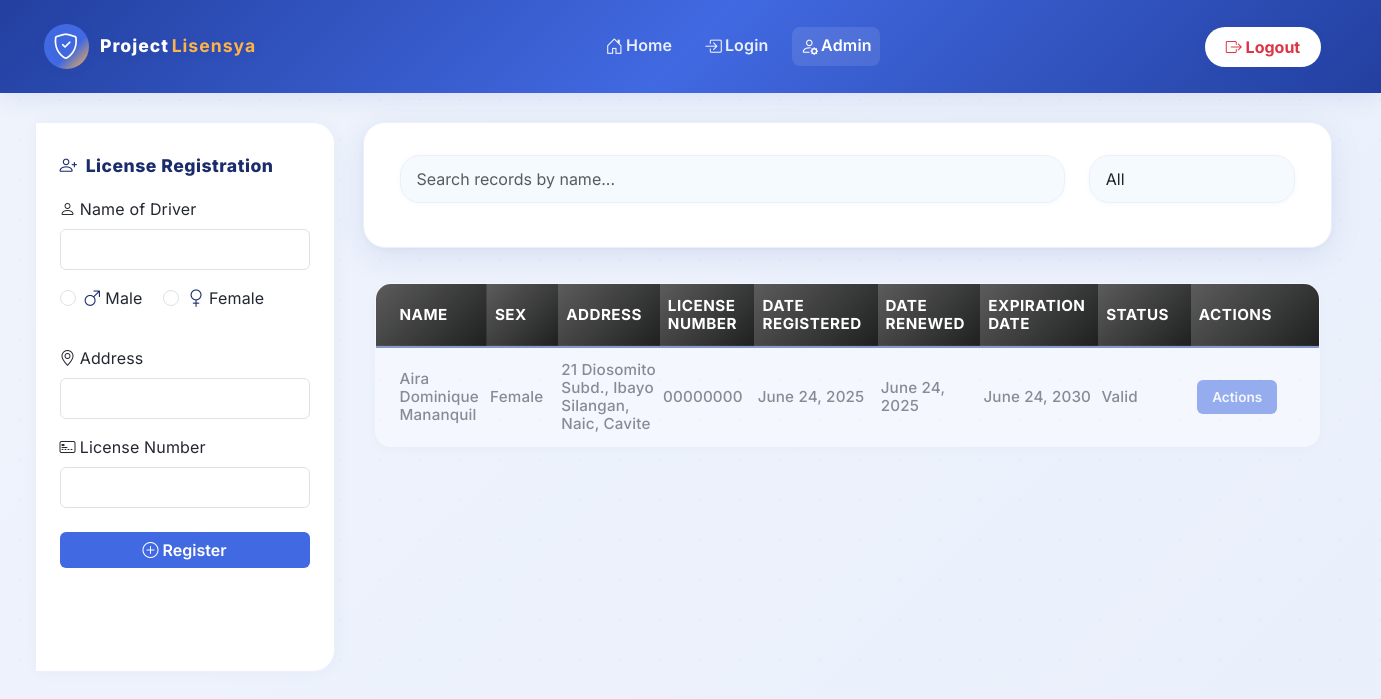
The page /admin-db.php (signed in) on the database as committed earlier.
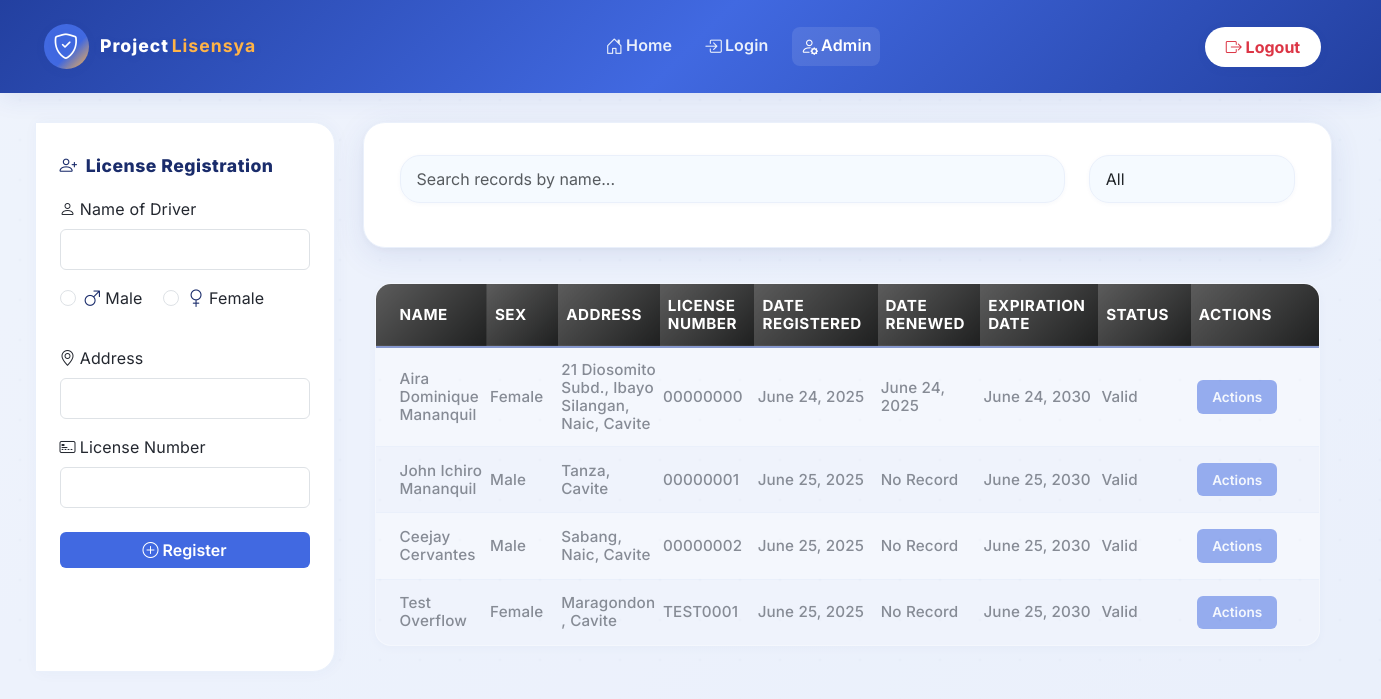
The same page on the database as committed later.
### tables this page shows
CREATE TABLE `tblicense` (
  `serialNumber` int(11) NOT NULL,
  `name` varchar(100) NOT NULL,
  `sex` enum('Male','Female') NOT NULL,
  `address` varchar(100) NOT NULL,
  `licenseNumber` varchar(8) NOT NULL,
  `dateRegistered` date NOT NULL DEFAULT current_timestamp(),
  `dateRenewed` date DEFAULT NULL,
  `expirationDate` date NOT NULL,
  `status` enum('Valid','Expired','Suspended','Revoked') NOT NULL DEFAULT 'Valid'
);

### _functions.php (the view, shortened to what this page needs)
<?php
function connect() {
    $conn = new mysqli('localhost','root','','dcit55_project');
    return $conn;
}
function viewAllLicense() {
    $conn = connect();
    $sql =
        "SELECT *
        FROM tblicense";
    $rs = $conn->query($sql);
    if ($rs->num_rows === 0) {
        echo "
            <tr>
                <td colspan='8' style='text-align: center;'><i>no registered license</td>
            </tr>
        ";
    } else {
        while ($row = $rs->fetch_assoc()) {
            echo "
                <tr>
                    <td>" . $row['name'] . "</td>
                    <td>" . $row['sex'] . "</td>
                    <td>" . $row['address'] . "</td>
                    <td>" . $row['licenseNumber'] . "</td>
                    <td>" . date_format(date_create($row['dateRegistered']),"F j, Y") . "</td>
                    <td>" . ($row['dateRenewed'] == null ? 'No Record' : date_format(date_create($row['dateRenewed']),"F j, Y") ) . "</td>
                    <td>" . date_format(date_create($row['expirationDate']),"F j, Y") . "</td>
                    <td>" . $row['status'] . "</td>
                    <td>
                        <form method='get' action='license-actions.php'>
                            <input type='text' name='serial-number' value='" . $row['serialNumber'] . "' style='display:none;'>
                            <button class='btn btn-primary'>Actions</button>
                        </form>
                    </td>
                </tr>
            ";
        }
    }
}
?>

### admin-db.php (shortened to what this page needs)
<?php
include '_functions.php';
?>
<!DOCTYPE html>
<html lang="en">
<head>
    <link rel="stylesheet" href="https://cdn.jsdelivr.net/npm/bootstrap@5.3.6/dist/css/bootstrap.min.css">
    <link rel="stylesheet" href="styles/dashboard.css">
    <link rel="stylesheet" href="https://cdn.jsdelivr.net/npm/bootstrap-icons@1.11.3/font/bootstrap-icons.min.css">
</head>
<body>
    <header>
        <nav class="navbar navbar-expand-lg custom-header">
          <div class="container-fluid header-flex">
            <a class="navbar-brand logo-brand" href="#">
              <span class="logo-icon"><i class="bi bi-shield-check"></i></span>
              <span class="logo-text">Project<span class="logo-accent">Lisensya</span></span>
            </a>
            <div class="header-center">
              <ul class="navbar-nav flex-row gap-3">
                <li class="nav-item"><a class="nav-link" href="index.php"><i class="bi bi-house-door"></i>Home</a></li>
                <li class="nav-item"><a class="nav-link" href="login.php"><i class="bi bi-box-arrow-in-right"></i>Login</a></li>
                <li class="nav-item"><a class="nav-link active" href="#"><i class="bi bi-person-gear"></i>Admin</a></li>
              </ul>
            </div>
            <button class="btn btn-logout" data-bs-toggle="modal" data-bs-target="#logoutModal">
              <i class="bi bi-box-arrow-right"></i> Logout
            </button>
          </div>
        </nav>
    </header>
    <div class="container">
        <div class="main-flex-row">
            <div class="sidebar card-style" style="min-height: 550px;">
                <h3><i class="bi bi-person-plus me-2"></i>License Registration</h3>
                <form method="post" action="_functions.php" autocomplete="off">
                    <label for="driverName" class="form-label"><i class="bi bi-person me-1"></i>Name of Driver</label>
                    <input type="text" id="driverName" class="form-control" name="name" required>
                    <div class="form-check form-check-inline">
                        <label for="radioOption1" class="form-check-label"><i class="bi bi-gender-male me-1"></i>Male</label>
                        <input type="radio" id="radioOption1" class="form-check-input" name="sex" value="Male" required>
                    </div>
                    <div class="form-check form-check-inline">
                        <label for="radioOption2" class="form-check-label"><i class="bi bi-gender-female me-1"></i>Female</label>
                        <input type="radio" id="radioOption2" class="form-check-input" name="sex" value="Female">
                    </div>
                    <div class="form-check form-check-inline"></div>
                    <label for="address" class="form-label"><i class="bi bi-geo-alt me-1"></i>Address</label>
                    <input type="text" id="address" class="form-control" name="address" required>
                    <label for="licenseNumber" class="form-label"><i class="bi bi-credit-card-2-front me-1"></i>License Number</label>
                    <input type="text" id="licenseNumber" class="form-control" name="license-number" minlength="8" maxlength="8" required>
                    <button type="submit" class="btn btn-primary" name="register-license" style="margin-top: 0.5rem;"><i class="bi bi-plus-circle me-1"></i>Register</button>
                </form>
            </div>
            <div class="flex-main-content">
                <div class="row card-style">
                    <div class="col-9">
                        <input type="text" id="filterSearch" placeholder="Search records by name..." class="form-control" aria-label="Search by name">
                    </div>
                    <div class="col">
                        <select id="filterSelect" class="form-select" aria-label="Filter by status">
                            <option value="All" selected><i class="bi bi-list"></i> All</option>
                        </select>
                    </div>
                </div>
                <div class="row">
                    <div class="table-responsive" style="height: 390px; overflow-y: auto;">
                        <table class="table align-middle">
                            <thead>
                                <tr>
                                    <th scope="col" style="width: 110px;">Name</th>
                                    <th scope="col" style="width: 70px;">Sex</th>
                                    <th scope="col" style="width: 100px;">Address</th>
                                    <th scope="col" style="width: 93px; white-space: normal;">License Number</th>
                                    <th scope="col" style="width: 121px; white-space: normal;">Date Registered</th>
                                    <th scope="col" style="width: 101px; white-space: normal;">Date Renewed</th>
                                    <th scope="col" style="width: 116px; white-space: normal;">Expiration Date</th>
                                    <th scope="col" style="width: 91px;">Status</th>
                                    <th scope="col" style="width: 126px;">Actions</th>
                                </tr>
                            </thead>
                            <tbody>
                                <?php viewAllLicense(); ?>
                            </tbody>
                        </table>
                    </div>
                </div>
            </div>
        </div>
    </div>
</body>
</html>

Rows that differ between the two databases and show on the page:
added tblicense: name "John Ichiro Mananquil", sex "Male", address "Tanza, Cavite", licenseNumber "00000001", dateRegistered "June 25, 2025", shows "No Record", expirationDate "June 25, 2030", status "Valid"
added tblicense: name "Ceejay Cervantes", sex "Male", address "Sabang, Naic, Cavite", licenseNumber "00000002", dateRegistered "June 25, 2025", shows "No Record", expirationDate "June 25, 2030", status "Valid"
added tblicense: name "Test Overflow", sex "Female", address "Maragondon, Cavite", licenseNumber "TEST0001", dateRegistered "June 25, 2025", shows "No Record", expirationDate "June 25, 2030", status "Valid"
